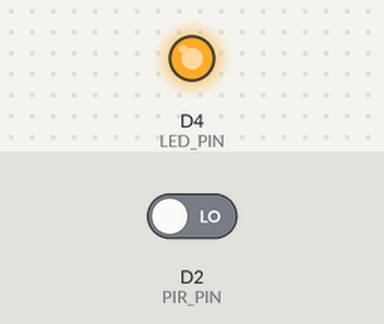
Simulated run of this sketch. Board: ESP8266 (Wemos D1 mini). Parts: output pins drawn as LEDs (lit = HIGH). The inputs (shaded band) are chosen by the test bench; at power-on: D2 (PIR_PIN) LOW. What the sketch prints to the serial monitor is not drawn.

Above: at 3.2 s.
3.3 s: D2 (PIR_PIN) driven HIGH
At 4.5 s:
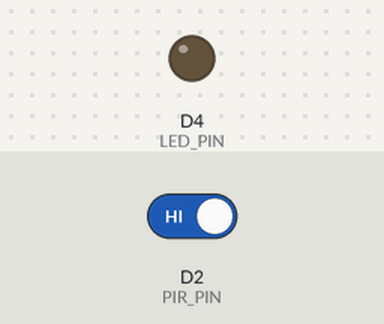
4.8 s: D2 (PIR_PIN) driven LOW
At 5.8 s:
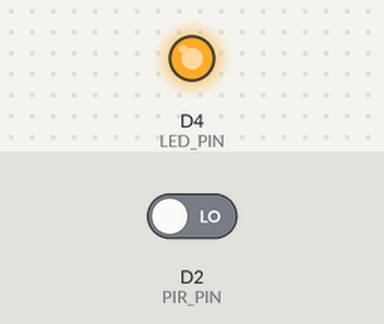
Timing chart, 0 to 7.8 s (numbered marks = the images above; inputs shaded):
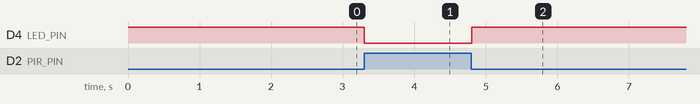

The sketch:

wemos_motion_detection_debugging.ino
```cpp
#define PIR_PIN D2
#define LED_PIN D4

unsigned long motionStart = 0;
unsigned long motionEnd   = 0;

void setup() {
  pinMode(PIR_PIN, INPUT);
  pinMode(LED_PIN, OUTPUT);
  digitalWrite(LED_PIN, HIGH); // LED off (inverted)
  Serial.begin(115200);
  delay(2000);
  Serial.println("\nBoot OK – PIR timing debug");
}

void loop() {
  static bool motionDetected = false;
  static unsigned long lastLowTime = 0;

  int pirState = digitalRead(PIR_PIN);
  unsigned long now = millis();

  if (pirState == HIGH && !motionDetected) {
    motionDetected = true;
    motionStart = now;
    digitalWrite(LED_PIN, LOW);

    Serial.print("[");
    Serial.print(now);
    Serial.print(" ms] Motion detected (LOW gap ");
    Serial.print(now - lastLowTime);
    Serial.println(" ms)");
  }

  if (pirState == LOW && motionDetected) {
    motionDetected = false;
    motionEnd = now;
    lastLowTime = now;
    digitalWrite(LED_PIN, HIGH);

    Serial.print("[");
    Serial.print(now);
    Serial.print(" ms] Motion ended (HIGH lasted ");
    Serial.print(motionEnd - motionStart);
    Serial.println(" ms)");
  }

  delay(50);
}
```

Measured:
- after the input at 3.3 s, D4 (LED_PIN): HIGH → LOW at once
- after the input at 4.8 s, D4 (LED_PIN): LOW → HIGH at once
